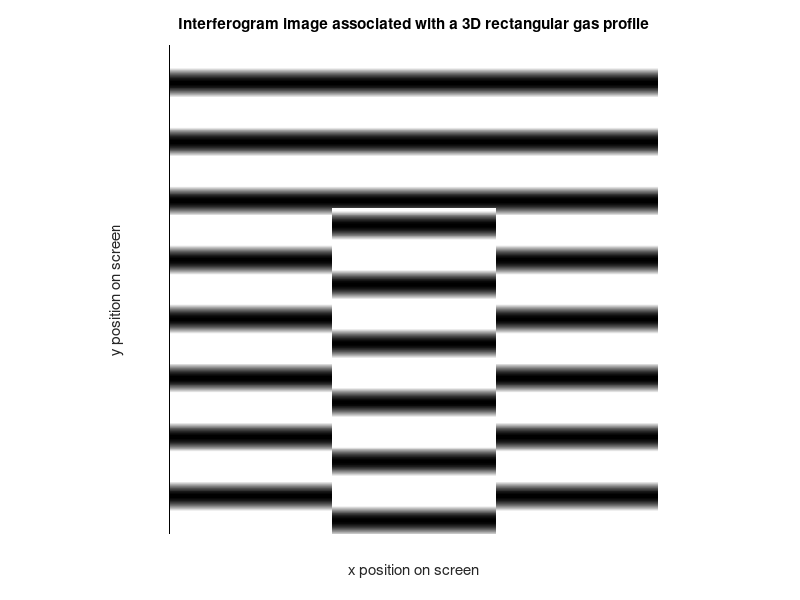

Source code (MATLAB):
%3D gas cone interferometry V3
%

%This script simulates a 2D Mach-Zehnder interferometer in which one path
%contains a disk jet of gas of index n(x,y,z). The goal is to plot the resulting
%intensity on a screen which corresponds to the output of the device.

%V1: Gas index profile is a definite function of space, analytical model
%V2: Gas index profile is an arbitrary discrete function of space
%V3: Introducing height, 2D interferogram
%V4: Rectangular rather than conic profile
%



close all



lambda = 632.8 * 10^-9;      %HeNe wavelength in m
n = 1.00027751;             %Optical index of Argon gas @632.8nm normal conditions

%r = 10 * 10^-3;             %Radius of the gas flow in m

%Size of the rectangular profile
x_rec = 10 * 10^-3;         
y_rec = 20 * 10^-3;          %Height from nozzle
z_rec = 15 * 10^-3;

I0 = 1;                     %Incident intensity
alpha_deg = 0.01;
alpha_rad = alpha_deg *pi/180;
L = 30*10^-3;   %Length of gas jet analysis zone
N = 1001;      %Corresponds to 1000 intervals 

y = linspace(-L/2,L/2,N);

delta_phi_gas = zeros(N,N);

for h = 1:round(y_rec*N/L)
    
    index = ones(N,N);

    
    
    index(round(((N+1)/2)-(x_rec*N/L)/2):round(((N+1)/2)+(x_rec*N/L)/2),round(((N+1)/2)-(z_rec*N/L)/2):round(((N+1)/2)+(z_rec*N/L)/2)) = n;
%     for i = 1:N
%         for j = 1:N
%             if sqrt(((i-((N+1)/2))^2) + ((j-((N+1)/2))^2))< ((r/(L/(N-1))/N))*h  %Circular index profile at each height
%                 
%             end
%         end
    

%(-(r/(L/(N-1))/N))*h +(r/(L/(N-1)))

delta_phi_gas(N+1-h,:) = (L/N)*(2*pi/lambda) .* sum(index-ones(N,N),2)';

end

delta_phi_tilt = ((2*pi/lambda) * alpha_rad * ones(N,1) * y)'; %Phase shift due to tilt of angle alpha between the two wavefronts
i = lambda/alpha_rad;   %Fringe spacing of tilt fringes in m

I_screen = I0*(1+cos(delta_phi_gas+delta_phi_tilt));



%% Generation of interferograms

close all
% figure
% imshow(delta_phi_tilt)
% colorbar

figure
imshow(I_screen)
title('Interferogram image associated with a 3D rectangular gas profile')
xlabel('x position on screen')
ylabel('y position on screen')

%%
% imshow(I_screen);
% Image = getframe(gcf);
imwrite(I_screen, 'Horizontal_Reference.jpg');








%%